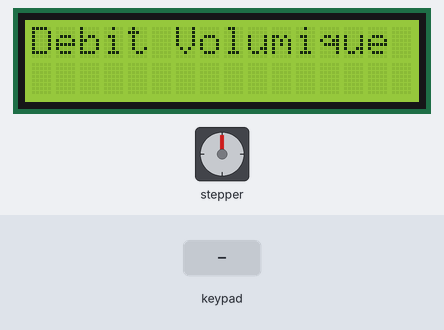
Recording of a sketch running on a simulated Arduino Mega 2560, built with avr-gcc and run on an emulated ATmega2560. Parts: stepper motor, 16×2 character LCD. Wiring (inferred from the names in the program): stepper motor driver (200 steps per turn assumed): step pin 5; direction pin 4; enable pin 6. The inputs (shaded band) are chosen by the test bench.

Above: at 0.1 s.
3.3 s: keypad keys 7 + 5 = pressed 0.4 s apart
At 5.2 s:
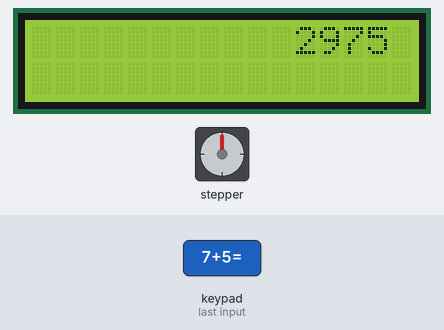
7.9 s: key '+' pressed
At 8.05 s:
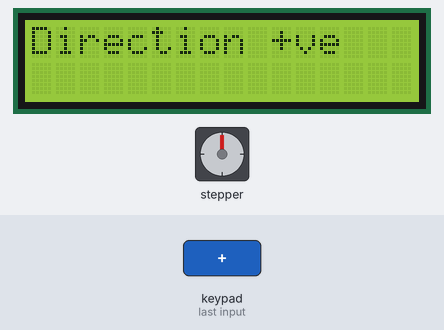
10.3 s: key '*' pressed
13.3 s: keypad keys 5 3 5 1 4 9 4 7 = pressed 0.4 s apart
At 16.4 s:
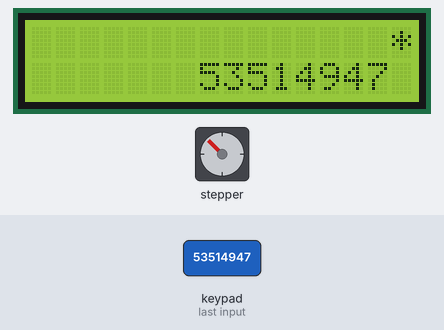
18.4 s: key '-' pressed
At 19.2 s:
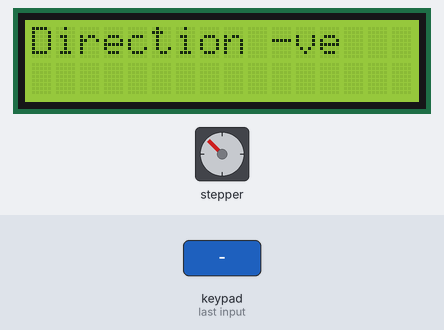
21.0 s: keypad keys 8 / 2 = pressed 0.4 s apart
At 24.9 s:
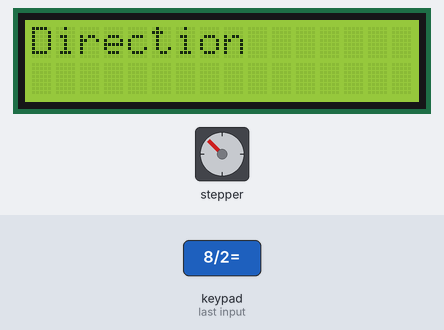
Timing chart, 0 to 26.4 s (numbered marks = the images above; inputs shaded):
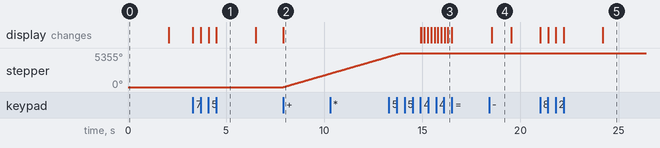

The sketch:

pousse_serringue.ino
```cpp
#include <LiquidCrystal.h>
#include <Keypad.h>

#define BAUD (9600)
int x;

//Pin LCD
LiquidCrystal lcd(7, 8, 9, 10, 11 , 12);

//Pin Keypad
const byte ROWS = 4;
const byte COLS = 4;
char keys[ROWS][COLS] = {
  {'1','2','3','+'},
  {'4','5','6','-'},
  {'7','8','9','*'},
  {'X','0','=','/'},
};
byte rowPins[ROWS] = {53,51,49,47}; //connect to row pinouts
byte colPins[COLS] = {45,43,41,39}; //connect to column pinouts
Keypad myKeypad = Keypad(makeKeymap(keys), rowPins, colPins, ROWS, COLS);

boolean valOnePresent = false;
boolean next = false;
boolean final = false;
boolean calcul_termine = false;
String num1, num2;
int ans = 200;
int direction = 0;
char op;

void setup(){

  //Set Moteur
  pinMode(6,OUTPUT); // Enable
  pinMode(5,OUTPUT); // Step
  pinMode(4,OUTPUT); // Dir
  digitalWrite(6, HIGH); // Set Enable low

  //Set LCD
  lcd.begin(16,2);
  lcd.setCursor(0,0);
  lcd.print("Debit Volumique");
  delay(2000);
  lcd.clear(); //clears the LCD screen and positions the cursor in the upper-left corner.
  Serial.begin(BAUD);
}

void loop(){
  char key = myKeypad.getKey();

  if ((calcul_termine == false) && key != NO_KEY && (key=='1'||key=='2'||key=='3'||key=='4'||key=='5'||key=='6'||key=='7'||key=='8'||key=='9'||key=='0')){
    if (valOnePresent != true){
      num1 = num1 + key;
      int numLength = num1.length();
      lcd.setCursor(15 - numLength, 0); //to adjust one whitespace for operator
      lcd.print(num1);
    }
    else {
      num2 = num2 + key;
      int numLength = num2.length();
      lcd.setCursor(15 - numLength, 1);
      lcd.print(num2);
      final = true;
    }
  }
  else if ((calcul_termine == false) && (valOnePresent == false) && (key != NO_KEY) && (key == '/' || key == '*' || key == '-' || key == '+')){
    if (valOnePresent == false){
      valOnePresent = true;
      op = key;
      lcd.setCursor(15,0); //operator on right corner
      lcd.print(op);
    }
  }

  if ((calcul_termine == false) && (final == true) && (key != NO_KEY) && (key == '=')) {
    if (op == '+'){
        ans = num1.toInt()*425  ;
        //1ml = 468pas et Dvmoteur = 0,2ml/s
    }
    lcd.clear();
    lcd.setCursor(15,0);
    lcd.autoscroll();
    lcd.print(ans);
    lcd.noAutoscroll();
    calcul_termine = true;
    valOnePresent = false;
    final = false;
  }

  if (calcul_termine) {
    //lcd.print(Saisir la direction:
    delay(2000);
    lcd.clear();
    lcd.setCursor(0,0);
    lcd.print("Direction");
    key = NO_KEY;
    while ( key == NO_KEY) {
    key = myKeypad.getKey();
    }
    if (key == '+') {
    direction = 1;

    }
    else if (key == '-') {
      direction = 2;
    }
  }
  if ((key != NO_KEY) && (key == 'X')){
    lcd.clear();
    valOnePresent = false;
    final = false;
    num1 = "";
    num2 = "";
    ans = 0;
    op = ' ';
  }

  if (direction == 1){
    lcd.clear();
    lcd.print("Direction +ve");

    digitalWrite(6,LOW); // Set Enable low
    digitalWrite(4,HIGH); // Set Dir high
    for(int x = 0; x < ans; x++) // Loop 200 times
    {

      digitalWrite(5,HIGH); // Output high
      delay(1); // Wait
      digitalWrite(5,LOW); // Output low
      delay(1); // Wait
    }
    delay(1000); // pause one second
    direction = 0;
    calcul_termine = false;
    lcd.clear();
    num1 = "";
    num2 = "";
    ans = 0;
    op = ' ';
    digitalWrite(6,HIGH); // Set Enable low
  }

  else if (direction == 2){
    lcd.clear();
    lcd.print("Direction -ve");

    digitalWrite(6,LOW); // Set Enable low
    digitalWrite(4,LOW); // Set Dir hig
    for(int x = 0; x < ans; x++) // Loop 200 times
    {

      digitalWrite(5,HIGH); // Output high
      delay(1); // Wait
      digitalWrite(5,LOW); // Output low
      delay(1); // Wait
    }
    delay(1000); // pause one second
    direction = 0;
    calcul_termine = false;
    lcd.clear();
    num1 = "";
    num2 = "";
    ans = 0;
    op = ' ';
    //lcd.setCursor(0,0);
    digitalWrite(6,HIGH); // Set Enable low
  }
}
```

Measured:
- after the input at 3.3 s, the display: first changes at once (image 1 shows a later state)
- after the input at 7.9 s, stepper: keeps turning clockwise at about 892°/s, starting at once; the display: changes at once (image 2)
- after the input at 18.4 s, the display: changes after 0.14 s (image 4)
- after the input at 21.0 s, the display: first changes at once (image 5 shows a later state)
- what the display in image 1 shows lasts 2.0 s, from 4.5 s to 6.5 s
- what the display in image 4 shows lasts 1.0 s, from 18.5 s to 19.5 s
